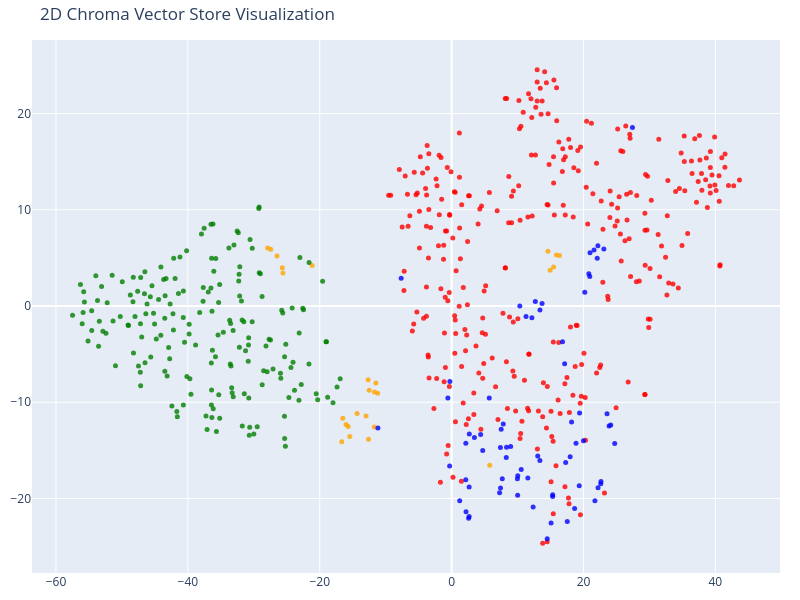

Notebook source saved alongside this figure:
### Code cell
from sklearn.manifold import TSNE
import plotly.graph_objects as go

# Visualize embeddings added to vectorDB

chroma = PersistentClient(vector_db_name) # get vectorDB
collection = chroma.get_or_create_collection(collection_name) # get collection

# Parse data
result = collection.get(include=["embeddings", "documents", "metadatas"])
vectors = result["embeddings"]
documents = result["documents"]
metadatas = result["metadatas"]
colors = [["blue", "green", "red", "orange"][["products", "employees", "contracts", "company"].index(metadata["type"])] \
          for metadata in metadatas]

# Trasform to 2D
tsne = TSNE(n_components=2, random_state=42)
reduced_vectors = tsne.fit_transform(vectors)

# Create 2D scatter plot
fig = go.Figure(data=[go.Scatter(
    x=reduced_vectors[:, 0],
    y=reduced_vectors[:, 1],
    mode="markers", # plot dots
    marker=dict(size=5, color=colors, opacity=0.8),
    text=[f"Type {t}<br>Text: {d[:100]}..." for t,d in zip([metadata["type"] for metadata in metadatas], documents)],
    hoverinfo="text"
)])

fig.update_layout(title='2D Chroma Vector Store Visualization',
    scene=dict(xaxis_title='x', yaxis_title='y'),
    width=800,
    height=600,
    margin=dict(r=20, b=10, l=10, t=40)
)

fig.show()

### Figure 1 — Plotly figure (JSON) as saved in the notebook; plotly's stock layout.template omitted (floating-point values rounded to 4 significant figures; data arrays with more than 128 entries replaced by an {"elided": "..."} marker saying what was removed)
{"data": [{"hoverinfo": "text", "marker": {"color": {"elided": "606 str values"}, "opacity": 0.8, "size": 5}, "mode": "markers", "text": {"elided": "606 str values"}, "type": "scatter", "x": {"elided": "606 float values"}, "y": {"elided": "606 float values"}}], "layout": {"height": 600, "margin": {"b": 10, "l": 10, "r": 20, "t": 40}, "scene": {"xaxis": {"title": {"text": "x"}}, "yaxis": {"title": {"text": "y"}}}, "title": {"text": "2D Chroma Vector Store Visualization"}, "width": 800}}
